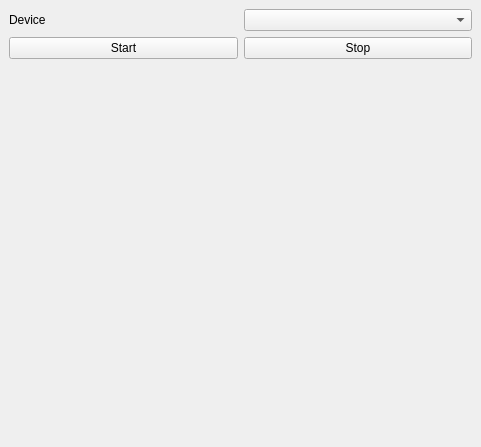
<?xml version="1.0" encoding="UTF-8"?>
<ui version="4.0">
 <class>CameraProperty</class>
 <widget class="QWidget" name="CameraProperty">
  <property name="geometry">
   <rect>
    <x>0</x>
    <y>0</y>
    <width>481</width>
    <height>447</height>
   </rect>
  </property>
  <property name="windowTitle">
   <string>Form</string>
  </property>
  <layout class="QVBoxLayout" name="verticalLayout">
   <property name="leftMargin">
    <number>0</number>
   </property>
   <property name="topMargin">
    <number>0</number>
   </property>
   <property name="rightMargin">
    <number>0</number>
   </property>
   <property name="bottomMargin">
    <number>0</number>
   </property>
   <item>
    <widget class="QScrollArea" name="scrollArea">
     <property name="frameShape">
      <enum>QFrame::NoFrame</enum>
     </property>
     <property name="widgetResizable">
      <bool>true</bool>
     </property>
     <widget class="QWidget" name="scrollAreaWidgetContents_2">
      <property name="geometry">
       <rect>
        <x>0</x>
        <y>0</y>
        <width>481</width>
        <height>447</height>
       </rect>
      </property>
      <layout class="QGridLayout" name="gridLayout">
       <item row="0" column="0">
        <widget class="QLabel" name="label">
         <property name="text">
          <string>Device</string>
         </property>
        </widget>
       </item>
       <item row="0" column="1">
        <widget class="QComboBox" name="c_device_"/>
       </item>
       <item row="1" column="0">
        <widget class="QPushButton" name="c_start_">
         <property name="text">
          <string>Start</string>
         </property>
        </widget>
       </item>
       <item row="1" column="1">
        <widget class="QPushButton" name="c_stop_">
         <property name="text">
          <string>Stop</string>
         </property>
        </widget>
       </item>
       <item row="2" column="0">
        <spacer name="verticalSpacer">
         <property name="orientation">
          <enum>Qt::Vertical</enum>
         </property>
         <property name="sizeHint" stdset="0">
          <size>
           <width>20</width>
           <height>368</height>
          </size>
         </property>
        </spacer>
       </item>
      </layout>
     </widget>
    </widget>
   </item>
  </layout>
 </widget>
 <resources/>
 <connections/>
</ui>
